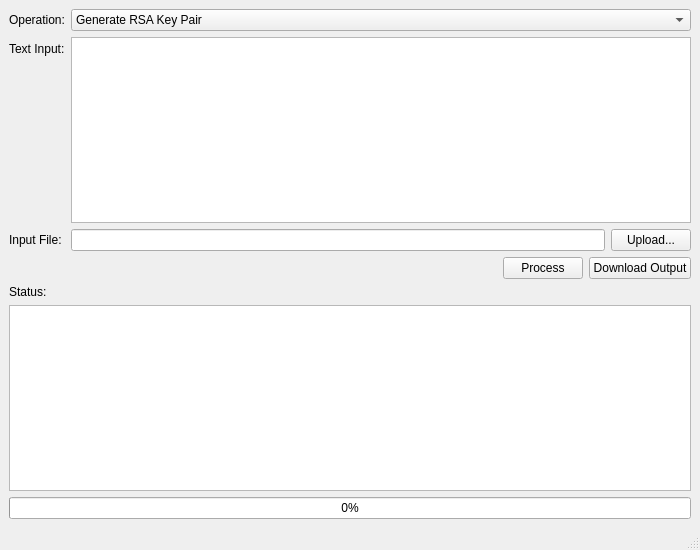
<?xml version="1.0" encoding="UTF-8"?>
<ui version="4.0">
 <class>MainWindow</class>
 <widget class="QMainWindow" name="MainWindow">
  <property name="geometry">
   <rect>
    <x>0</x>
    <y>0</y>
    <width>700</width>
    <height>550</height>
   </rect>
  </property>
  <property name="windowTitle">
   <string>Crypto S/W App2</string>
  </property>
  <widget class="QWidget" name="centralwidget">
   <layout class="QVBoxLayout" name="verticalLayout">
    <item>
     <layout class="QFormLayout" name="formLayout">
      <item row="0" column="0">
       <widget class="QLabel" name="label">
        <property name="text">
         <string>Operation:</string>
        </property>
       </widget>
      </item>
      <item row="0" column="1">
       <widget class="QComboBox" name="operationComboBox">
        <item>
         <property name="text">
          <string>Generate RSA Key Pair</string>
         </property>
        </item>
        <item>
         <property name="text">
          <string>RSA Encrypt</string>
         </property>
        </item>
        <item>
         <property name="text">
          <string>RSA Decrypt</string>
         </property>
        </item>
        <item>
         <property name="text">
          <string>Generate DSA Key Pair</string>
         </property>
        </item>
        <item>
         <property name="text">
          <string>DSA Sign</string>
         </property>
        </item>
        <item>
         <property name="text">
          <string>DSA Verify</string>
         </property>
        </item>
       </widget>
      </item>
      <item row="1" column="0">
       <widget class="QLabel" name="label_4">
        <property name="text">
         <string>Text Input:</string>
        </property>
       </widget>
      </item>
      <item row="1" column="1">
       <widget class="QTextEdit" name="inputTextEdit"/>
      </item>
      <item row="2" column="0">
       <widget class="QLabel" name="label_2">
        <property name="text">
         <string>Input File:</string>
        </property>
       </widget>
      </item>
      <item row="2" column="1">
       <layout class="QHBoxLayout" name="horizontalLayout">
        <item>
         <widget class="QLineEdit" name="inputPathLineEdit">
          <property name="readOnly">
           <bool>true</bool>
          </property>
         </widget>
        </item>
        <item>
         <widget class="QPushButton" name="uploadButton">
          <property name="text">
           <string>Upload...</string>
          </property>
         </widget>
        </item>
       </layout>
      </item>
     </layout>
    </item>
    <item>
     <layout class="QHBoxLayout" name="horizontalLayout_3">
      <item>
       <spacer name="horizontalSpacer">
        <property name="orientation">
         <enum>Qt::Horizontal</enum>
        </property>
        <property name="sizeHint" stdset="0">
         <size>
          <width>40</width>
          <height>20</height>
         </size>
        </property>
       </spacer>
      </item>
      <item>
       <widget class="QPushButton" name="processButton">
        <property name="text">
         <string>Process</string>
        </property>
       </widget>
      </item>
      <item>
       <widget class="QPushButton" name="downloadButton">
        <property name="text">
         <string>Download Output</string>
        </property>
       </widget>
      </item>
     </layout>
    </item>
    <item>
     <widget class="QLabel" name="label_3">
      <property name="text">
       <string>Status:</string>
      </property>
     </widget>
    </item>
    <item>
     <widget class="QTextEdit" name="logTextEdit">
      <property name="readOnly">
       <bool>true</bool>
      </property>
     </widget>
    </item>
    <item>
     <widget class="QProgressBar" name="progressBar">
      <property name="value">
       <number>0</number>
      </property>
     </widget>
    </item>
   </layout>
  </widget>
  <widget class="QMenuBar" name="menubar"/>
  <widget class="QStatusBar" name="statusbar"/>
 </widget>
 <resources/>
 <connections/>
</ui>
